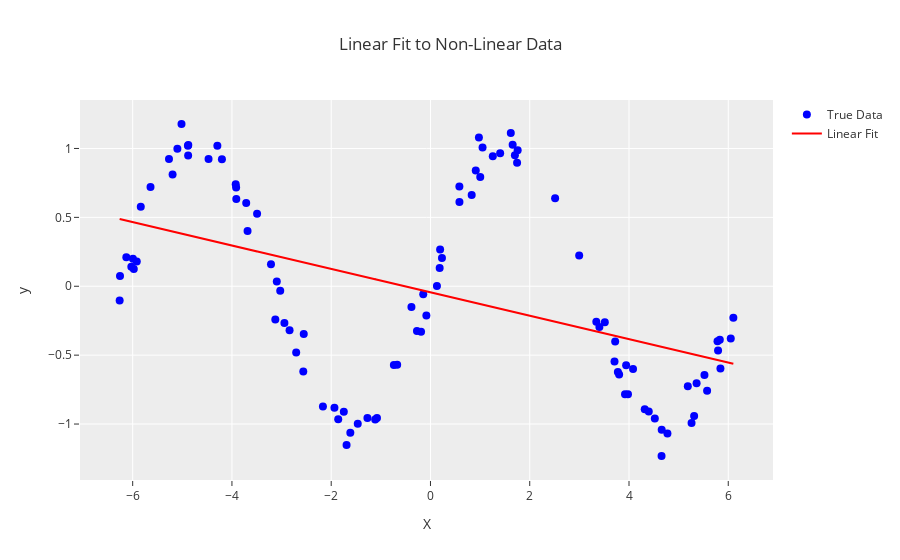

Notebook code cell kept with this figure:
### Code cell
# 5. Plot the results using Plotly
# Scatter plot of the true data
data_scatter = go.Scatter(
    x=X, y=y, mode='markers', name='True Data', marker=dict(color='blue', size=8)
)

# Linear fit plot
data_line = go.Scatter(
    x=X, y=w.item() * X + b.item(), mode='lines', name='Linear Fit', line=dict(color='red', width=2)
)

# Combine the two plots
fig = go.Figure(data=[data_scatter, data_line])
fig.update_layout(
    title="Linear Fit to Non-Linear Data",
    xaxis_title="X",
    yaxis_title="y",
    template="ggplot2"
)
fig.show()
